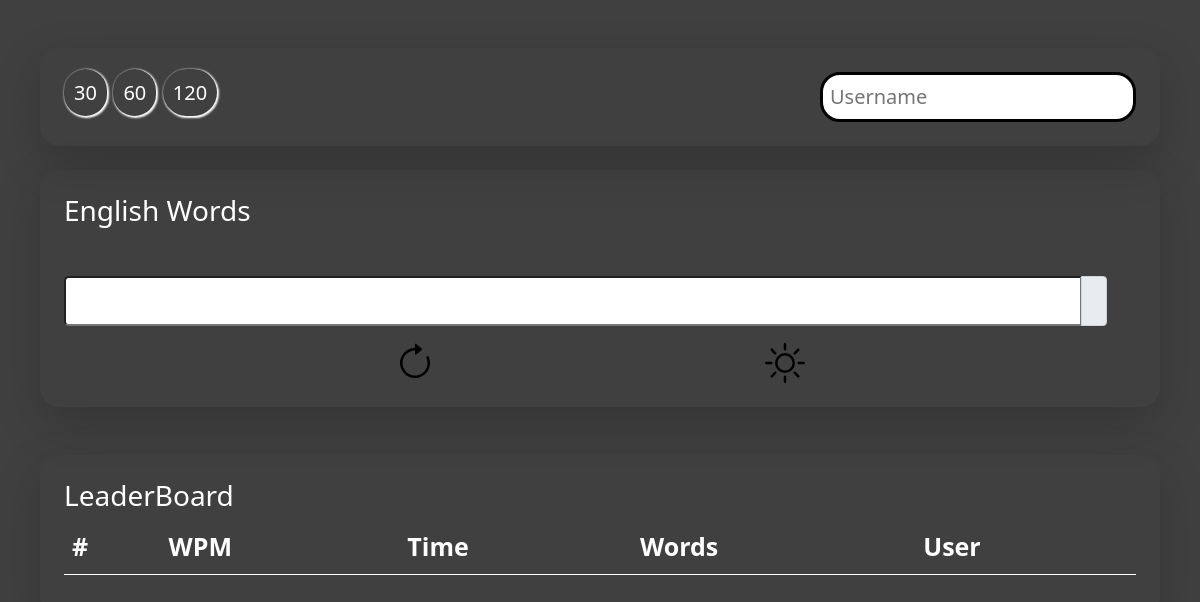
The app's page /, older data.
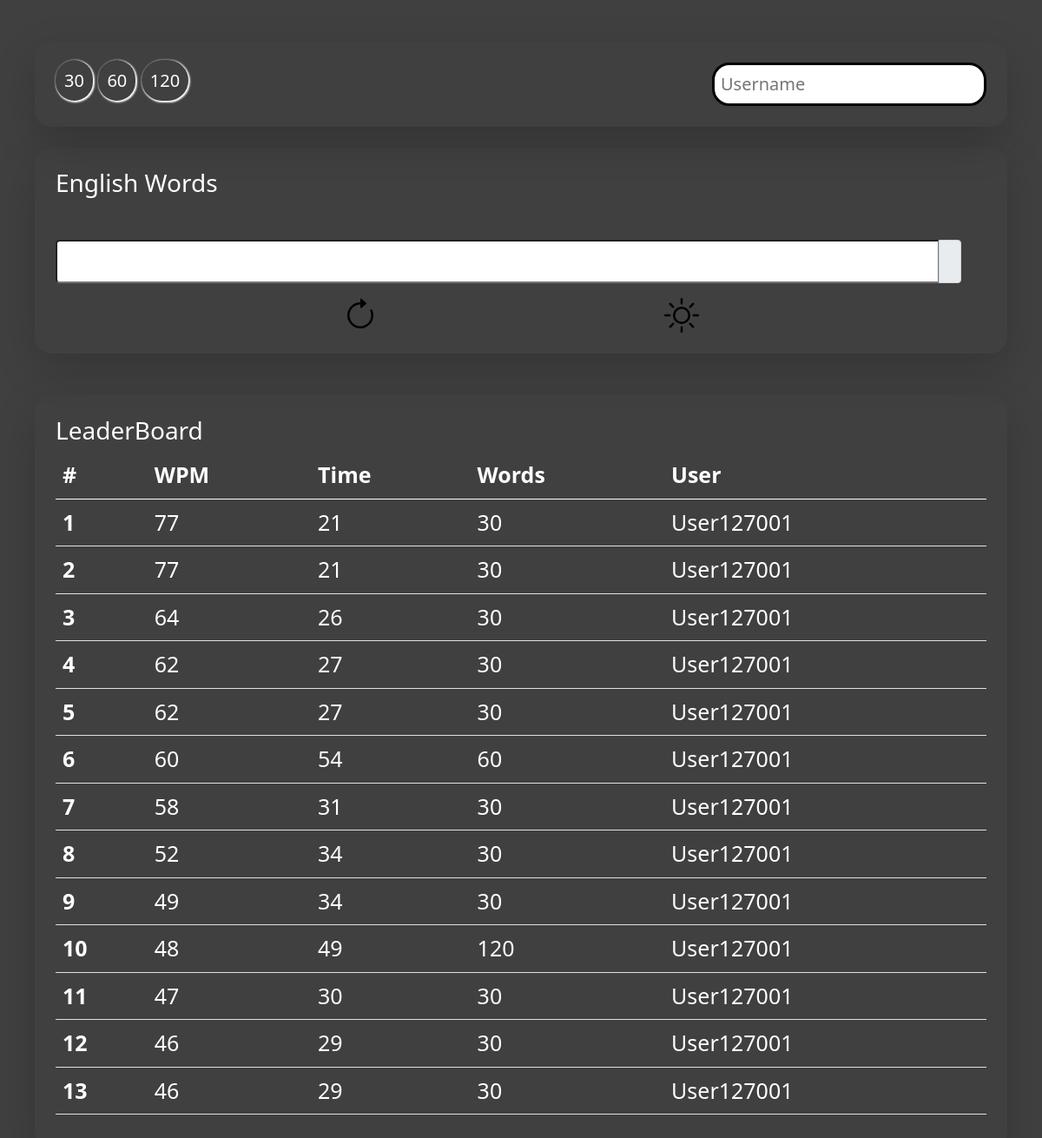
The same page, newer data.
### app.py (models this page shows)
class Song(db.Model):
    __tablename__ = 'songs'
    id = db.Column(db.Integer, primary_key=True)
    song_name = db.Column(db.String)
    lyrics = db.Column(db.Text)

class LeaderBoard(db.Model):
    __tablename__ = 'leaderboard'
    id = db.Column(db.Integer, primary_key=True)
    wpm = db.Column(db.Integer)
    time = db.Column(db.Integer)
    words = db.Column(db.Integer)
    username = db.Column(db.String)

### app.py (the view)
@app.route('/')
def home():
    global numbe_of_letters, default_username
    user_ip = request.remote_addr
    default_username = generate_default_username(user_ip)
    song = Song.query.get(1)
    leaderboard = LeaderBoard.query.order_by(LeaderBoard.wpm.desc()).all()
    if song:
        if song.id == 1:
            common_words_list = song.lyrics.split()
            random_string = ' '.join(random.sample(common_words_list, k=numbe_of_letters))
            session['lyrics_dict'] = dict_lyrics(random_string)
        else:
            session['lyrics_dict'] = dict_lyrics(song.lyrics)
        return render_template('index.html', artist=song.song_name, leaderboard=leaderboard)
    else:
        return "Song not found."

### app.py (called while the page is built)
def dict_lyrics(lyrics):
    lyrics = (lyrics.replace(',', '')).lower()
    lyrics = lyrics.split(" ")
    return [{'id': i, "word": word, "result": None} for i, word in enumerate(lyrics)]

def generate_default_username(ip_address):
    username = f"User{''.join(ip_address.split('.'))}"
    return username

### templates/index.html (shortened to what this page needs)
<!DOCTYPE html>
<html lang="en">
<head>
<link href="https://cdn.jsdelivr.net/npm/bootstrap@5.0.2/dist/css/bootstrap.min.css" rel="stylesheet">
<link rel="stylesheet" href="{{url_for('static', filename='style.css')}}">
</head>
<body class="{% if session['theme'] == 'day' %}day-mode{% else %}night-mode{% endif %}">
<div class="justify-content-center align-items-center"
     style="; display: flex; flex-direction: column">
    <div class="m-5">
        <div class="mx-auto shadow-lg p-4 mb-4"
             style="display:flex; justify-content: space-between; width: 70rem; font-size: 25px; border-radius: 20px;">
            <div>
                <span id="30"
                      style="cursor: pointer; box-shadow: 1px 1px 2px 1px {% if session['theme'] == 'day' %}black {% else %}white {% endif %}; padding: 10px; border-radius: 50px; font-size: 20px"
                      onclick="sendSetupEvent(30)">30</span>
                <span id="60"
                      style="cursor: pointer; box-shadow: 1px 1px 2px 1px {% if session['theme'] == 'day' %}black {% else %}white {% endif %}; padding: 10px; border-radius: 50px; font-size: 20px;"
                      onclick="sendSetupEvent(60)">60</span>
                <span id="120"
                      style="cursor: pointer; box-shadow: 1px 1px 2px 1px {% if session['theme'] == 'day' %}black {% else %}white {% endif %}; padding: 10px; border-radius: 50px; font-size: 20px"
                      onclick="sendSetupEvent(120)">120</span>
            </div>
            <input type="text" name="name" id="name" placeholder="Username" style="font-size: 20px; padding: 7px; border-radius: 20px; border: black solid">
        </div>
        <div class="mx-auto shadow-lg p-4" style="width: 70rem; font-size: 25px; border-radius: 20px">
            <h3>{{ artist }}</h3>
            <div class="input-group mb-2 mt-5">
                <input style="width: 95%" type="text" class="form-control-lg" id="typedWord">
                <span class="input-group-text"
                      style=" font-weight: 700; font-size: 20px"
                      id="time"></span>
            </div>
            <div style="display: flex; justify-content: space-evenly">
                <a href="{{ url_for('home') }}" style="text-decoration: none; color: black; width: 40px"
                   id="resetButton">
                    <svg xmlns="http://www.w3.org/2000/svg" fill="currentColor"
                         class="bi bi-arrow-clockwise" viewBox="0 0 16 16">
                        <path fill-rule="evenodd" d="M8 3a5 5 0 1 0 4.546 2.914.5.5 0 0 1 .908-.417A6 6 0 1 1 8 2z"/>
                        <path d="M8 4.466V.534a.25.25 0 0 1 .41-.192l2.36 1.966c.12.1.12.284 0 .384L8.41 4.658A.25.25 0 0 1 8 4.466"/>
                    </svg>
                </a>
                {% if session['theme'] == 'day' %}
                <a href="{{ url_for('theme', theme='black') }}" style="text-decoration: none; color: black; width: 35px"
                   id="moon">
                    <svg xmlns="http://www.w3.org/2000/svg" fill="currentColor"
                         class="bi bi-moon-stars" viewBox="0 0 16 16">
                        <path d="M6 .278a.768.768 0 0 1 .08.858 7.208 7.208 0 0 0-.878 3.46c0 4.021 3.278 7.277 7.318 7.277.527 0 1.04-.055 1.533-.16a.787.787 0 0 1 .81.316.733.733 0 0 1-.031.893A8.349 8.349 0 0 1 8.344 16C3.734 16 0 12.286 0 7.71 0 4.266 2.114 1.312 5.124.06A.752.752 0 0 1 6 .278M4.858 1.311A7.269 7.269 0 0 0 1.025 7.71c0 4.02 3.279 7.276 7.319 7.276a7.316 7.316 0 0 0 5.205-2.162c-.337.042-.68.063-1.029.063-4.61 0-8.343-3.714-8.343-8.29 0-1.167.242-2.278.681-3.286z"/>
                        <path d="M10.794 3.148a.217.217 0 0 1 .412 0l.387 1.162c.173.518.579.924 1.097 1.097l1.162.387a.217.217 0 0 1 0 .412l-1.162.387a1.734 1.734 0 0 0-1.097 1.097l-.387 1.162a.217.217 0 0 1-.412 0l-.387-1.162A1.734 1.734 0 0 0 9.31 6.593l-1.162-.387a.217.217 0 0 1 0-.412l1.162-.387a1.734 1.734 0 0 0 1.097-1.097l.387-1.162zM13.863.099a.145.145 0 0 1 .274 0l.258.774c.115.346.386.617.732.732l.774.258a.145.145 0 0 1 0 .274l-.774.258a1.156 1.156 0 0 0-.732.732l-.258.774a.145.145 0 0 1-.274 0l-.258-.774a1.156 1.156 0 0 0-.732-.732l-.774-.258a.145.145 0 0 1 0-.274l.774-.258c.346-.115.617-.386.732-.732L13.863.1z"/>
                    </svg>
                </a>
                {% else %}
                <a href="{{ url_for('theme', theme='day') }}" style="text-decoration: none; color: black; width: 40px"
                   id="sun">
                </a>
                {% endif %}
            </div>
        </div>
        <div class="mx-auto shadow-lg p-4 mt-5" style="width: 70rem; font-size: 25px; border-radius: 20px;">
            <h3>LeaderBoard</h3>
            <table class="table "
                   style="{% if session['theme'] == 'day' %}color: black {% else %}color: white {% endif %}">
                <thead>
                <tr>
                    <th scope="col">#</th>
                    <th scope="col">WPM</th>
                    <th scope="col">Time</th>
                    <th scope="col">Words</th>
                    <th scope="col">User</th>
                </tr>
                </thead>
                <tbody>
                {% for board in leaderboard %}
                <tr>
                    <th scope="row">{{ loop.index }}</th>
                    <td>{{ board.wpm }}</td>
                    <td>{{ board.time }}</td>
                    <td>{{ board.words }}</td>
                    <td>{{ board.username }}</td>
                </tr>
                {% endfor %}
                </tbody>
            </table>
        </div>
    </div>
</div>
</body>
</html>

### static/style.css (style rules this page uses)
.night-mode { background-color: rgba(26, 26, 26, 0.83); color: #ffffff; }

Row changes from the older to the newer data that the page shows:
added LeaderBoard: wpm "77", time "21", words "30", username "User127001"
added LeaderBoard: wpm "77", time "21", words "30", username "User127001"
added LeaderBoard: wpm "64", time "26", words "30", username "User127001"
added LeaderBoard: wpm "62", time "27", words "30", username "User127001"
added LeaderBoard: wpm "62", time "27", words "30", username "User127001"
added LeaderBoard: wpm "60", time "54", words "60", username "User127001"
added LeaderBoard: wpm "58", time "31", words "30", username "User127001"
added LeaderBoard: wpm "52", time "34", words "30", username "User127001"
added LeaderBoard: wpm "49", time "34", words "30", username "User127001"
added LeaderBoard: wpm "48", time "49", words "120", username "User127001"
added LeaderBoard: wpm "47", time "30", words "30", username "User127001"
added LeaderBoard: wpm "46", time "29", words "30", username "User127001"
added LeaderBoard: wpm "46", time "29", words "30", username "User127001"
